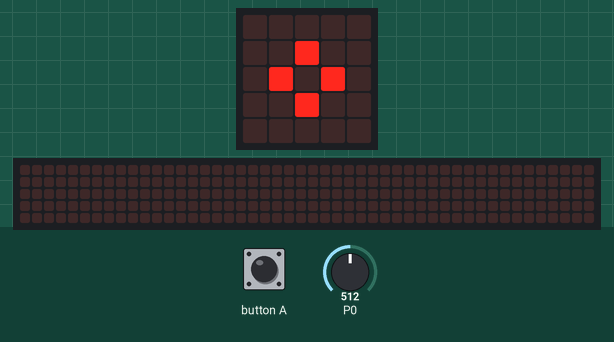
This program was run on a simulated BBC micro:bit (MakeCode). Parts: the board's 5×5 LED display, a strip that is not on the board, showing the scrolling text unrolled. Inputs (shaded band) come from the test bench; at power-on: P0 = 512 (analog values on the 0–1023 scale). A reset restarts the program; the 48×5 strip is a reading aid, not a part: it shows the text the display is scrolling, unrolled, one strip-width of it at a time.

Above: at 6.2 s.
6.3 s: button A pressed for 0.15 s
At 7.2 s:
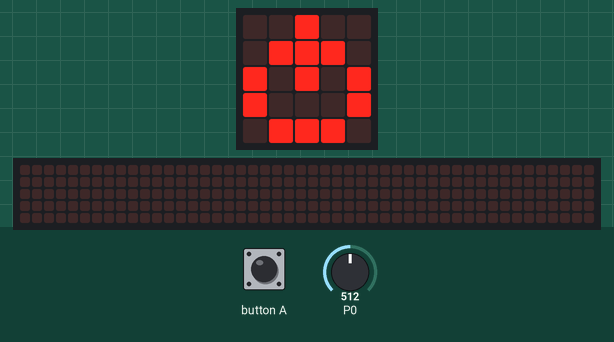
8.2 s: P0 set to 490
11.4 s: button A pressed for 0.15 s
At 13.32 s:
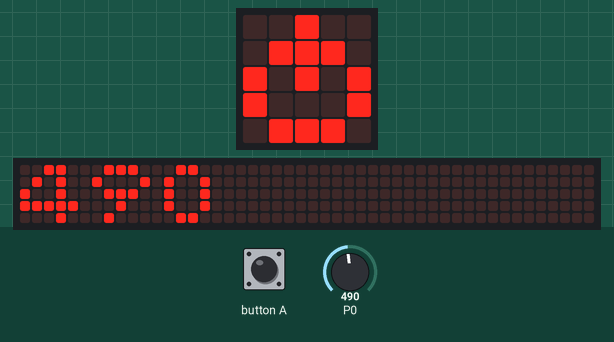
14.8 s: P0 set to 507
16.3 s: P0 set to 306
At 17.3 s:
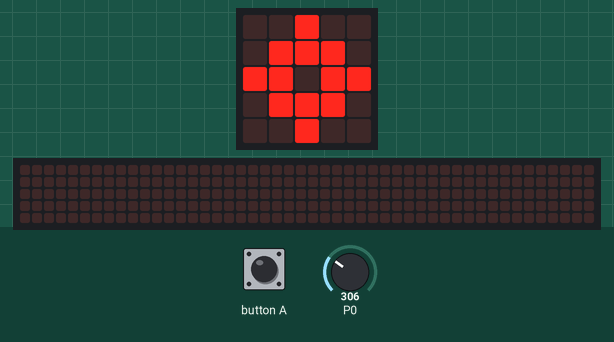
18.3 s: P0 set to 510
At 19.7 s:
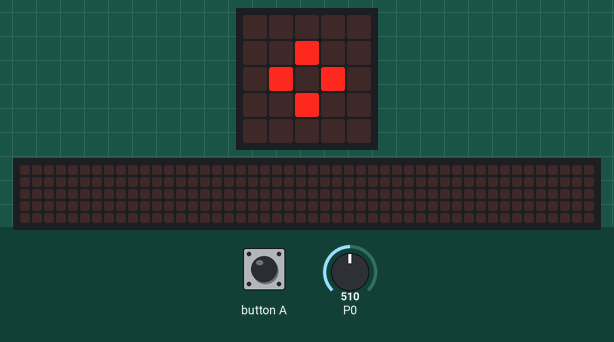

The program:

main.ts
```typescript
input.onButtonPressed(Button.A, function () {
    control.reset()
})
basic.showLeds(`
    . . # . .
    . # # # .
    # . # . #
    # . . . #
    . # # # .
    `)
basic.pause(1000)
basic.showString("" + (pins.analogReadPin(AnalogPin.P0)))
basic.forever(function () {
    if (pins.analogReadPin(AnalogPin.P0) < 500) {
        basic.showIcon(IconNames.Target)
    } else {
        basic.showIcon(IconNames.SmallDiamond)
    }
})
```

test.ts
```typescript
// aquí va el archivo "tests"; esto no se compilará cuando este paquete se utilice como una extensión.
```

Measured:
- after the input at 6.3 s, the display: first changes after 0.15 s (image 1 shows a later state)
- after the input at 11.4 s, the display: first changes after 0.15 s (image 2 shows a later state)
- after the input at 16.3 s, the display: first differs from a run without the input after 0.55 s (image 3)
- after the input at 18.3 s, the display: changes after 0.41 s (image 4)
- what the display in image 1 shows lasts 1.4 s, from 6.8 s to 8.2 s
